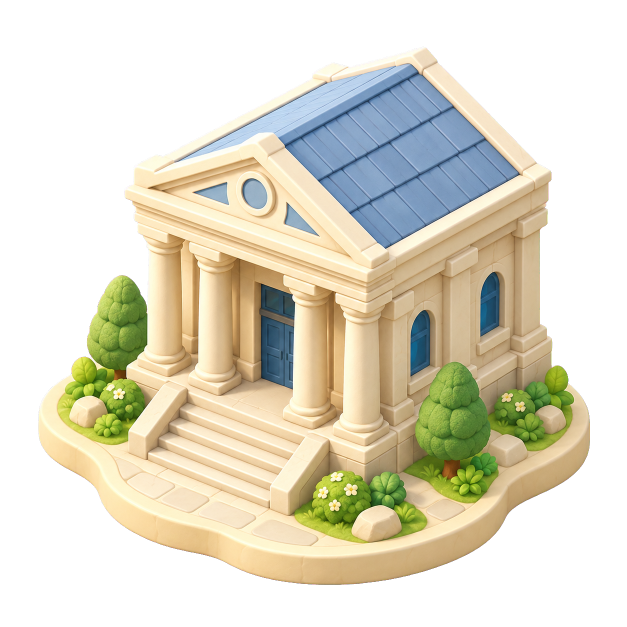
#> input picture docs/design/la-map-2026-09-22/production/museum/keyed.png, 1254 x 1254 px (shown at 1/2 size)
$ python normalize.py
#> lines starting #> are read from the running program, lines starting #| are printed output that depends on the picture
"""Normalize the museum POI into a transparent production map sprite."""

from pathlib import Path
import hashlib
import json

from PIL import Image

ROOT = Path(__file__).resolve().parents[5]
WORK = Path(__file__).resolve().parent
DEST = ROOT / "assets/map/poi/museum.png"

image = Image.open(WORK / "keyed.png").convert("RGBA")
#> image is the input picture: PIL image 1254x1254 RGBA; mean R, G, B, A 102.1, 97.6, 78.8, 133.6
box = image.getchannel("A").getbbox()
#> box = (76, 93, 1180, 1170)
if not box:
    raise ValueError("The extracted museum is empty")
crop = image.crop(box)
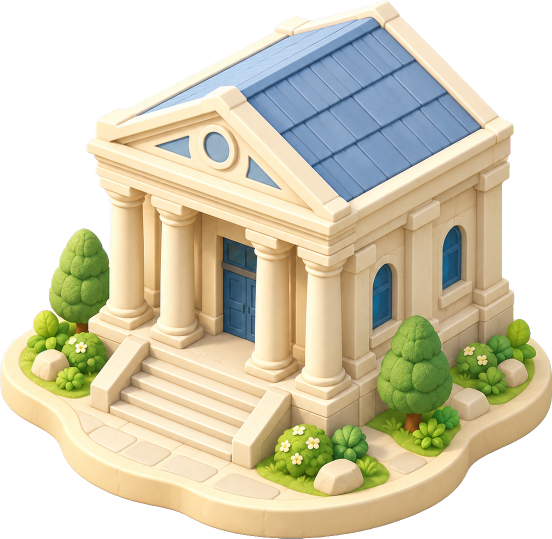
#> crop: PIL image 1104x1077 RGBA (shown at 1/2 size); mean R, G, B, A 135, 129.1, 104.2, 176.6; transparent parts drawn white
crop.thumbnail((448, 448), Image.Resampling.LANCZOS)
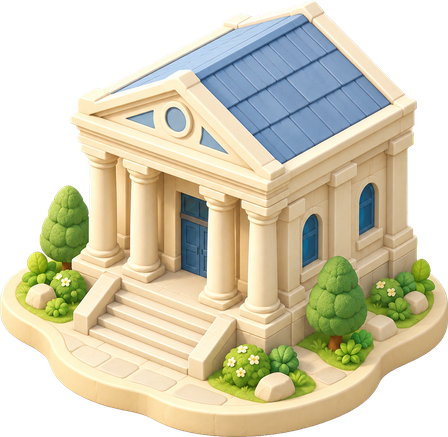
#> crop: PIL image 448x437 RGBA; mean R, G, B, A 137, 131, 105.9, 176.6; transparent parts drawn white
canvas = Image.new("RGBA", (512, 512))
#> canvas: PIL image 512x512 RGBA; every value is 0
offset = ((512 - crop.width) // 2, 480 - crop.height)
#> offset = (32, 43)
canvas.alpha_composite(crop, offset)
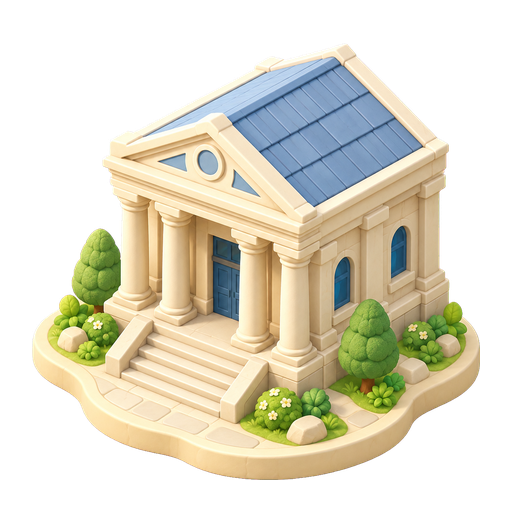
#> canvas: PIL image 512x512 RGBA; mean R, G, B, A 102.3, 97.8, 79.1, 131.9; transparent parts drawn white
DEST.parent.mkdir(parents=True, exist_ok=True)
canvas.save(DEST)

for label, background in (("light", "#f1f5ed"), ("dark", "#283f3c")):
    preview = Image.new("RGBA", canvas.size, background)
    preview.alpha_composite(canvas)
    preview.convert("RGB").save(WORK / f"preview-{label}.png")
#> this loop made 2 passes
#> pass 1, `preview = Image.new("RGBA", canvas.size, background)`:
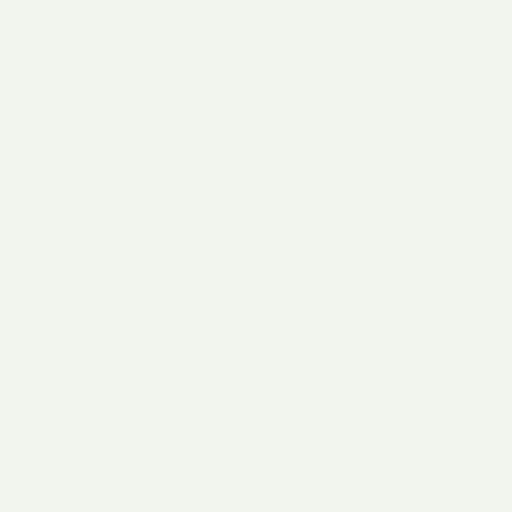
#> preview: PIL image 512x512 RGBA; mean R, G, B, A 241, 245, 237, 255
#> pass 2, `preview = Image.new("RGBA", canvas.size, background)`:
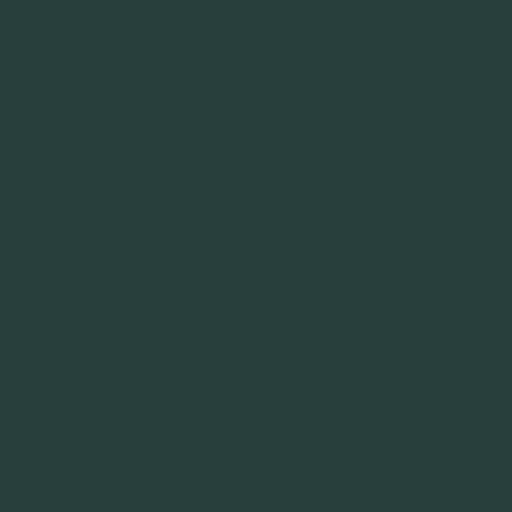
#> preview: PIL image 512x512 RGBA; mean R, G, B, A 40, 63, 60, 255
#> pass 2, `preview.convert("RGB").save(WORK / f"preview-{label}.png")`:
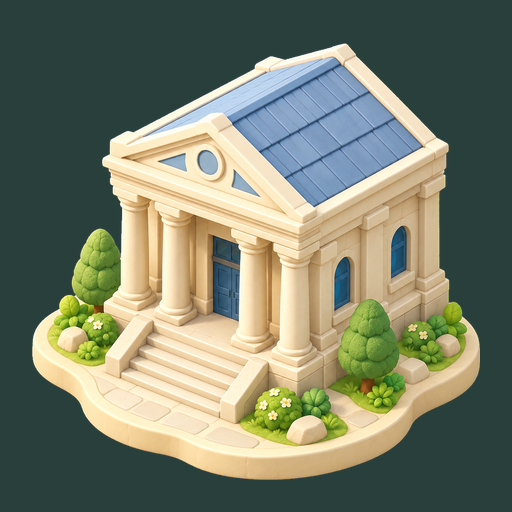
#> saved as preview-dark.png: PIL image 512x512 RGB; mean R, G, B 120, 126.7, 106.7

provenance = {
    "asset": str(DEST.relative_to(ROOT)),
    "source": "Sensenjoy Image API",
    "base_url": "https://sub.sensenjoy.cn/v1",
    "model": "gpt-image-2",
    "endpoint": "/images/edits",
    "quality": "high",
    "requested_size": [1024, 1024],
    "generated_size": list(image.size),
    "prompt": "prompt.txt",
    "actual_reference_inputs": ["reference-museum.png", "assets/map/poi/restaurant.png"],
    "reference_source": "docs/design/la-map-2026-09-22/generated/la-map-main-v1.png",
    "reference_crop_pixels": [542, 975, 723, 1159],
    "raw_output": "raw-magenta.png",
    "keyed_output": "keyed.png",
    "chroma_key": "#FF00FF",
    "extraction": "imagegen bundled remove_chroma_key.py, soft matte thresholds 64/128 and spill cleanup",
    "production_size": [512, 512],
    "source_alpha_bbox": list(box),
    "production_alpha_bbox": list(canvas.getchannel("A").getbbox()),
    "bottom_center_anchor_pixels": [256, 480],
    "bottom_center_anchor_normalized": [0.5, 0.9375],
    "sha256": hashlib.sha256(DEST.read_bytes()).hexdigest(),
}
(WORK / "provenance.json").write_text(json.dumps(provenance, indent=2) + "\n")
print(json.dumps(provenance, indent=2))
#> (printed output is left out)
